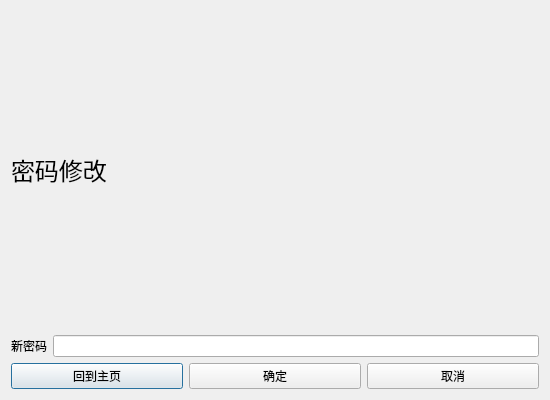
<?xml version="1.0" encoding="UTF-8"?>
<ui version="4.0">
 <class>userchangepwd</class>
 <widget class="QDialog" name="userchangepwd">
  <property name="geometry">
   <rect>
    <x>0</x>
    <y>0</y>
    <width>550</width>
    <height>400</height>
   </rect>
  </property>
  <property name="windowTitle">
   <string>Dialog</string>
  </property>
  <layout class="QVBoxLayout" name="verticalLayout">
   <item>
    <widget class="QLabel" name="label">
     <property name="font">
      <font>
       <family>微软雅黑 Light</family>
       <pointsize>18</pointsize>
      </font>
     </property>
     <property name="text">
      <string>密码修改</string>
     </property>
    </widget>
   </item>
   <item>
    <layout class="QHBoxLayout" name="horizontalLayout_2">
     <item>
      <widget class="QLabel" name="label_2">
       <property name="text">
        <string>新密码</string>
       </property>
      </widget>
     </item>
     <item>
      <widget class="QLineEdit" name="new_pwd"/>
     </item>
    </layout>
   </item>
   <item>
    <layout class="QHBoxLayout" name="horizontalLayout">
     <item>
      <widget class="QPushButton" name="pushButton">
       <property name="text">
        <string>回到主页</string>
       </property>
      </widget>
     </item>
     <item>
      <widget class="QPushButton" name="pushButton_2">
       <property name="text">
        <string>确定</string>
       </property>
      </widget>
     </item>
     <item>
      <widget class="QPushButton" name="pushButton_3">
       <property name="text">
        <string>取消</string>
       </property>
      </widget>
     </item>
    </layout>
   </item>
  </layout>
 </widget>
 <resources/>
 <connections/>
</ui>
